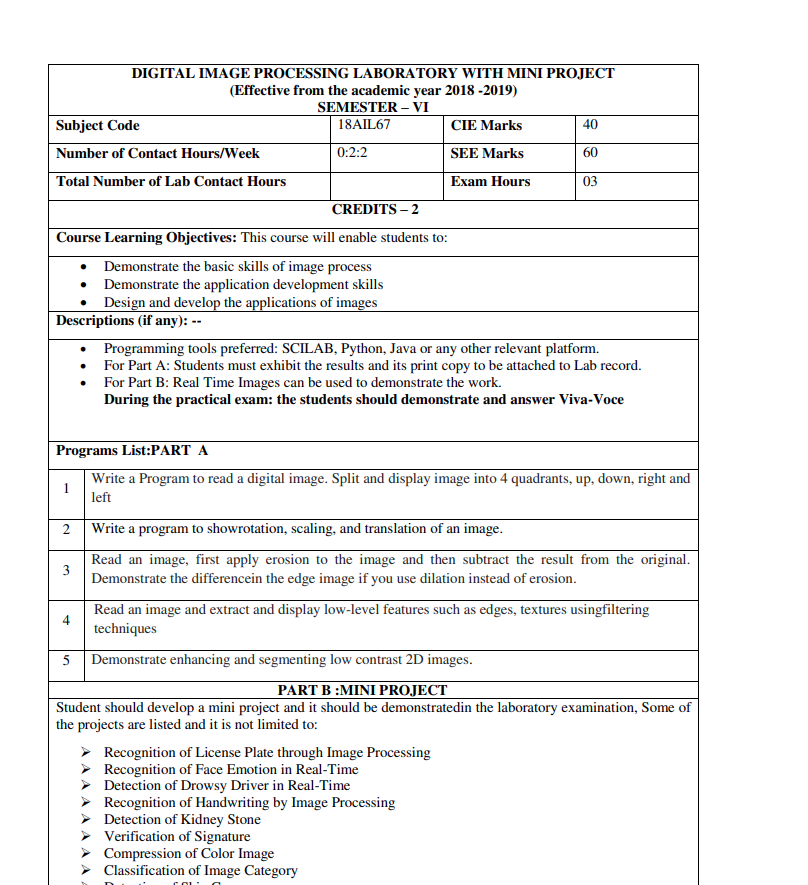
%> input picture lab questions.png, 808 x 885 px
$ octave prog5.m   (GNU Octave 9; MATLAB toolbox functions it lacks are replaced by stand-ins)
%> lines starting %> are read from the running program, lines starting %| are printed output that depends on the picture
clc;
close all;

[file,path] = uigetfile('*.jpg');
%> the answer given: lab questions.png
k = imread([path,file]);
%> k is the input picture: size 885x808x3 uint8; mean R, G, B 239.2, 239.1, 239.3
%k = rgb2gray(k);
subplot(3,3,1),imshow(k),title('OG');
subplot(3,3,4),imhist(k), title('histogram of OG image');

a = histeq(k);
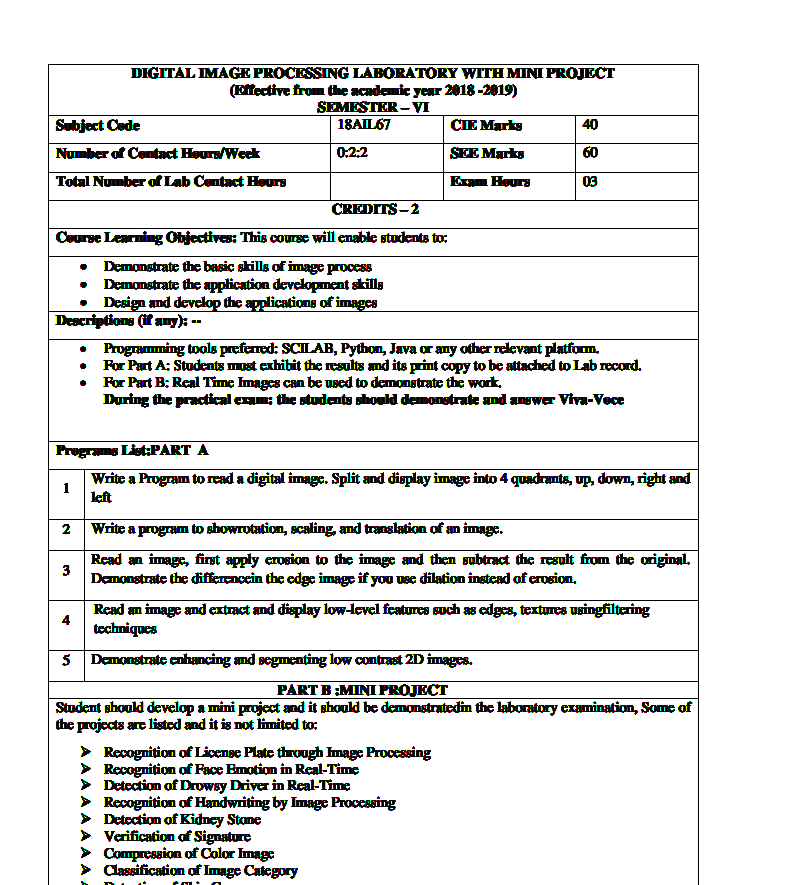
%> a: size 885x808x3 uint8; mean R, G, B 226.3, 226.6, 225.5
subplot(3,3,2), imshow(a), title('enhanced');
subplot(3,3,5),imhist(a), title('histogram of enhanced image');
%> after `title('histogram of enhanced image')`:
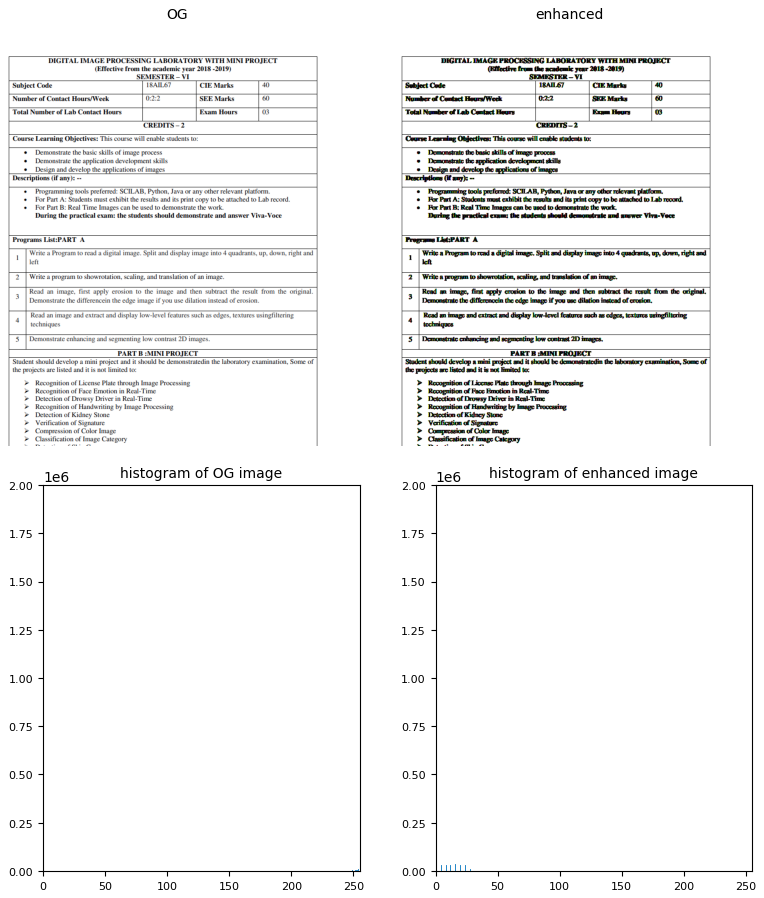
%> figure redrawn from the program's plot data, 4 panels
